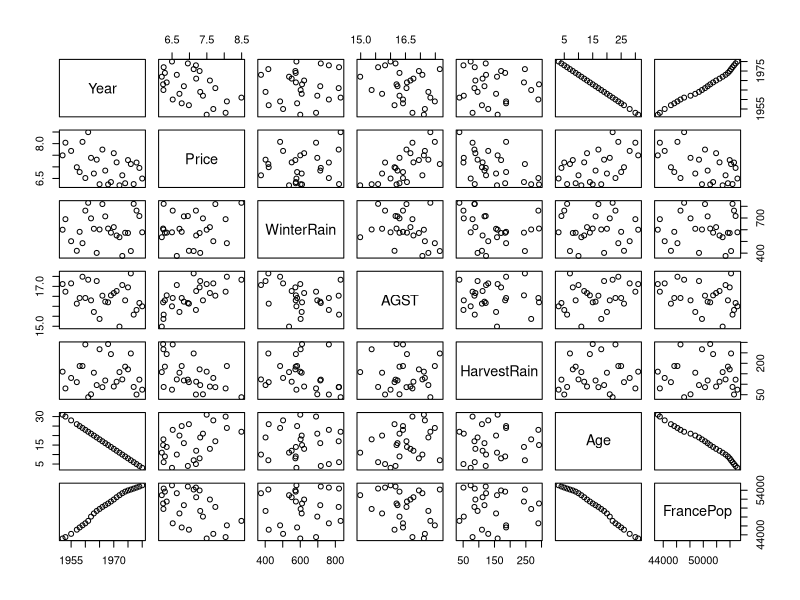
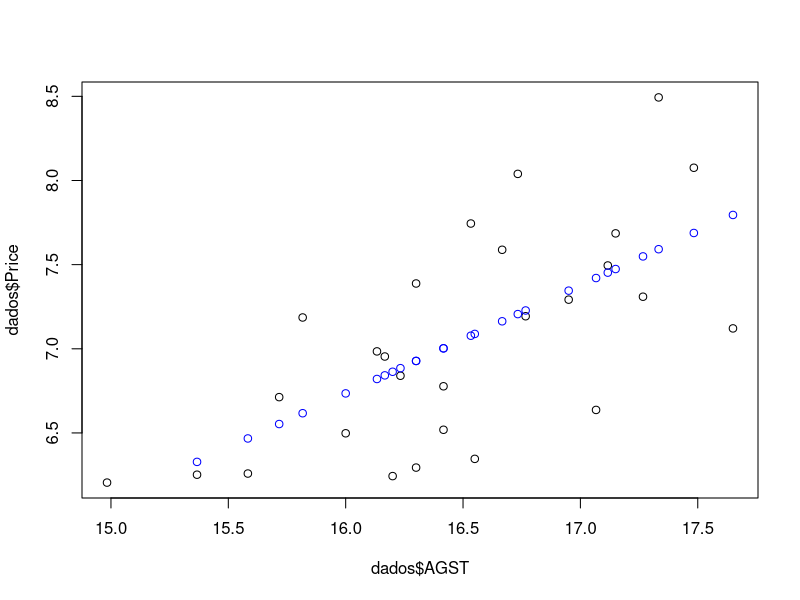

Here is the R script that generated these plots, in order:
#leia os dados do arquivo wine.csv
dados <- read.csv("wine.csv", header = TRUE, sep=",")

#plota os dados, coluna a coluna
plot(dados)

#cria o modelo de regressão linear
linearMod <- lm(Price ~ AGST, data=dados) 

#apresenta os coeficientes linear (b) e angular (a)
linearMod

#apresenta as métricas do modelo (residuo, distribuição, etc)
print(summary(linearMod))

#remove a coluna price do dataset dados
X1 <- subset(dados, select = -c(Price))

#Aplica a variável X1 no modelo e preveja o resultado
Ytest <- predict(linearMod, X1)
print('valor Previsto')
print(Ytest)
print('valor Esperado')
print(dados$Price) 

#plota os dados originais e o calculado
plot(dados$AGST,dados$Price)
points(dados$AGST,Ytest,col = "blue")

#calcula o RMSE
diferencas <- dados$Price-Ytest
RMSE <- sqrt(sum(diferencas^2)/length(diferencas))
print('RMSE')
print(RMSE)
